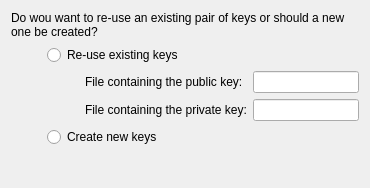
<?xml version="1.0" encoding="UTF-8"?>
<ui version="4.0">
 <class>MaemoDeviceConfigWizardReuseKeysCheckPage</class>
 <widget class="QWizardPage" name="MaemoDeviceConfigWizardReuseKeysCheckPage">
  <property name="geometry">
   <rect>
    <x>0</x>
    <y>0</y>
    <width>370</width>
    <height>188</height>
   </rect>
  </property>
  <property name="windowTitle">
   <string>WizardPage</string>
  </property>
  <layout class="QVBoxLayout" name="verticalLayout_2">
   <item>
    <widget class="QLabel" name="questionLabel">
     <property name="text">
      <string>Do wou want to re-use an existing pair of keys or should a new one be created?</string>
     </property>
     <property name="wordWrap">
      <bool>true</bool>
     </property>
    </widget>
   </item>
   <item>
    <layout class="QHBoxLayout" name="horizontalLayout_2">
     <item>
      <spacer name="horizontalSpacer_2">
       <property name="orientation">
        <enum>Qt::Horizontal</enum>
       </property>
       <property name="sizeHint" stdset="0">
        <size>
         <width>40</width>
         <height>20</height>
        </size>
       </property>
      </spacer>
     </item>
     <item>
      <layout class="QVBoxLayout" name="verticalLayout">
       <item>
        <widget class="QRadioButton" name="reuseButton">
         <property name="text">
          <string>Re-use existing keys</string>
         </property>
        </widget>
       </item>
       <item>
        <layout class="QHBoxLayout" name="horizontalLayout">
         <item>
          <spacer name="horizontalSpacer">
           <property name="orientation">
            <enum>Qt::Horizontal</enum>
           </property>
           <property name="sizeHint" stdset="0">
            <size>
             <width>40</width>
             <height>20</height>
            </size>
           </property>
          </spacer>
         </item>
         <item>
          <layout class="QFormLayout" name="formLayout">
           <item row="0" column="0">
            <widget class="QLabel" name="publicKeyFilePathLabel">
             <property name="text">
              <string>File containing the public key:</string>
             </property>
            </widget>
           </item>
           <item row="0" column="1">
            <widget class="QLineEdit" name="publicKeyFilePathLineEdit"/>
           </item>
           <item row="1" column="0">
            <widget class="QLabel" name="privateKeyFilePathLabel">
             <property name="text">
              <string>File containing the private key:</string>
             </property>
            </widget>
           </item>
           <item row="1" column="1">
            <widget class="QLineEdit" name="privateKeyFilePathLineEdit"/>
           </item>
          </layout>
         </item>
        </layout>
       </item>
       <item>
        <widget class="QRadioButton" name="dontReuseButton">
         <property name="text">
          <string>Create new keys</string>
         </property>
        </widget>
       </item>
      </layout>
     </item>
    </layout>
   </item>
   <item>
    <spacer name="verticalSpacer">
     <property name="orientation">
      <enum>Qt::Vertical</enum>
     </property>
     <property name="sizeHint" stdset="0">
      <size>
       <width>20</width>
       <height>40</height>
      </size>
     </property>
    </spacer>
   </item>
  </layout>
 </widget>
 <resources/>
 <connections/>
</ui>
